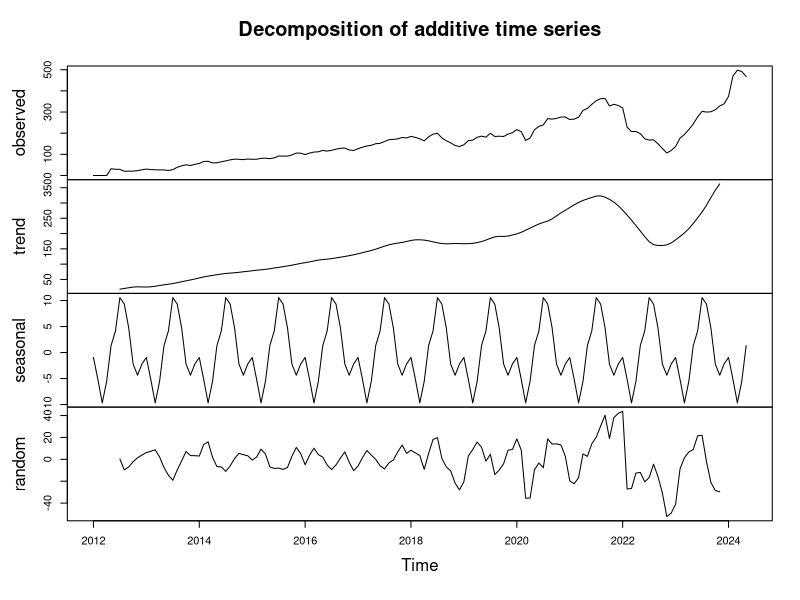
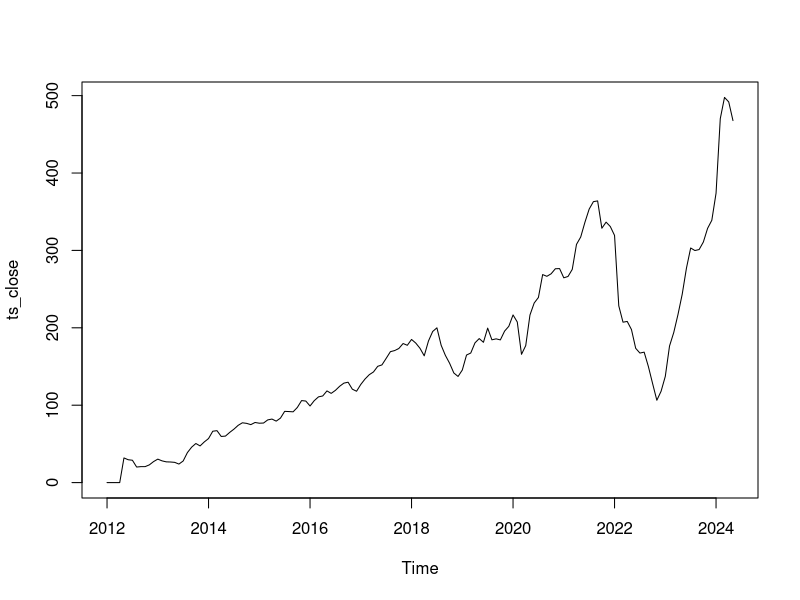
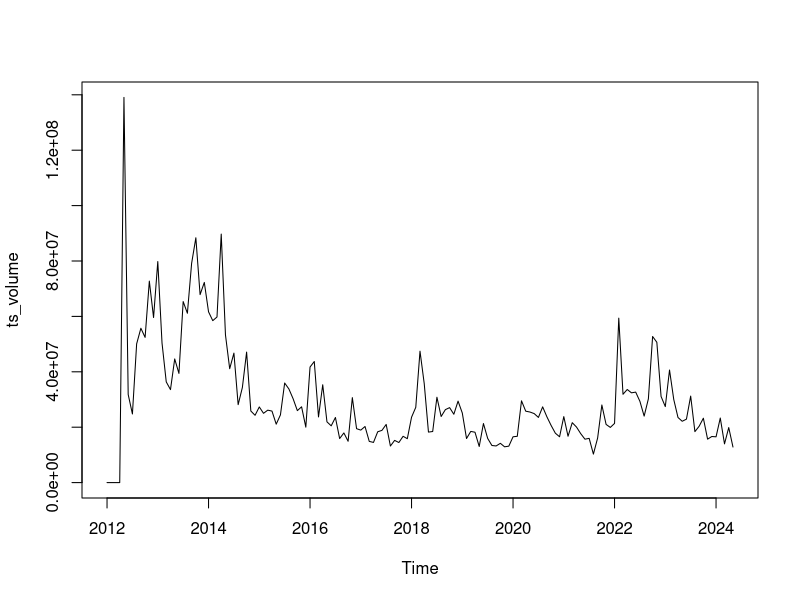
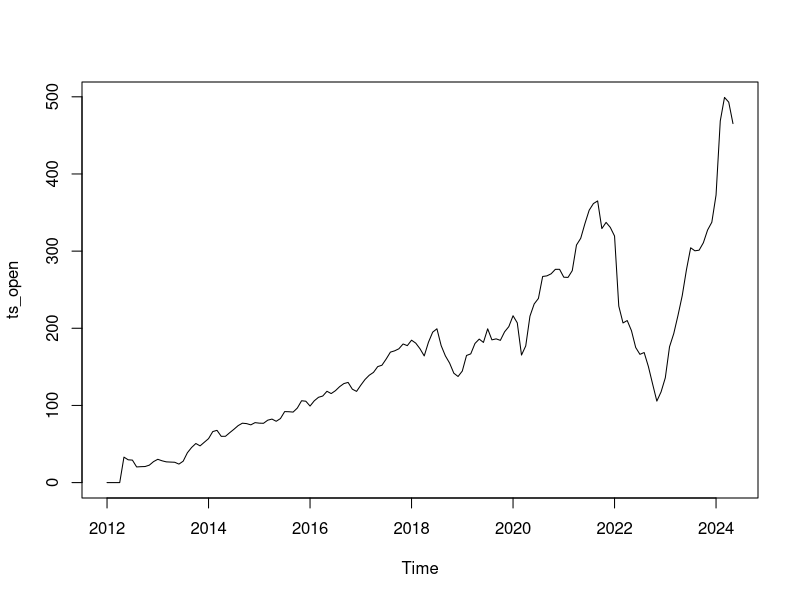
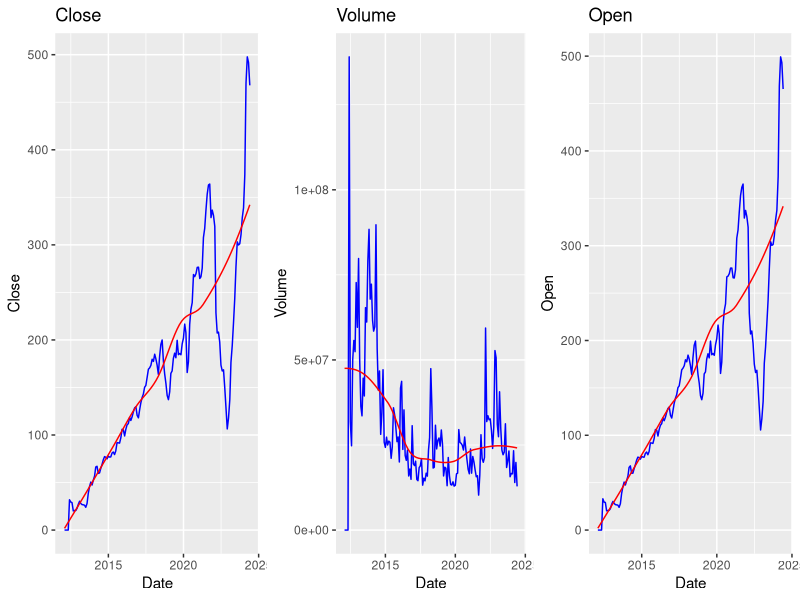

Write R code to recreate these figures, in order. (Note: this script raises an error after producing the figures.)
library(tidyverse)
library(lubridate)
library(forecast)
library(gridExtra)
library(ggplot2)

#---------------------------------------------------------------------------
data <- read.csv("./monthly_averages.csv")

# Převod datumu na správný datový typ Date
data <- data %>%
  mutate(Date = as.Date(Date, format="%Y-%m-%d"))
data <- data %>%
  arrange(Date) # seřazení datumu

data

# Date - datum den
# Open - Cena otevření
# High - Nejvyšší cena dne
# Low - Nejnižší cena dne
# Close - Cena, kdy se trh uzavíral
# Adj. Close - Zpřesněná uzavírací cena
# Volume - Suma, za kolik se tradovalo v daný den

# Převedu data do objektu časové řady
ts_data <- ts(data, start = c(2012, 1), frequency = 12)  # roční pro všechny hodnoty Mety
ts_data

ts_data <- ts(data$Close, start = c(year(min(data$Date)), month(min(data$Date))), frequency = 12) # ročí - pro hodnotu Close
ts_data_quarterly <- aggregate(ts_data, nfrequency=4, FUN=mean) # kvartál - mean(ni -> ni+3)

# výstupy
ts_data
ts_data_quarterly

# dekompozice časové řady
decomposed <- decompose(ts_data)

# vizualizace
plot(decomposed)

#---------------------------------------------------------------------------
# Budeme porovnávat - náhled do dat
# 1. vytvoříme Time Series pro dané proměnné
ts_close <- ts(data$Close, start = c(year(min(data$Date)), month(min(data$Date))), frequency = 12) # ročí - pro hodnotu Close
ts_volume <- ts(data$Volume, start = c(year(min(data$Date)), month(min(data$Date))), frequency = 12) # ročí - pro hodnotu Volume
ts_open <- ts(data$Open, start = c(year(min(data$Date)), month(min(data$Date))), frequency = 12) # ročí - pro hodnotu Volume

plot(ts_close)
plot(ts_volume)
plot(ts_open)

# grafy jedotlivých proměnných s vyhlazením
p1 <- ggplot(data, aes(x = Date, y = Close)) +
  geom_line(color = "blue") +
  geom_smooth(method = "loess", color = "red", se = FALSE, size = 0.5) +
  ggtitle("Close")

p2 <- ggplot(data, aes(x = Date, y = Volume)) +
  geom_line(color = "blue") +
  geom_smooth(method = "loess", color = "red", se = FALSE, size = 0.5) +
  ggtitle("Volume")

p3 <- ggplot(data, aes(x = Date, y = Open)) +
  geom_line(color = "blue") +
  geom_smooth(method = "loess", color = "red", se = FALSE, size = 0.5) +
  ggtitle("Open")

# zobrazení
grid.arrange(p1, p2, p3, ncol = 3)

#---------------------------------------------------------------------------
# 2. Dekompozice
decomposed_close <- decompose(ts_close, type = "multiplicative")
decomposed_volume <- decompose(ts_volume, type = "multiplicative")
decomposed_open <- decompose(ts_open, type = "multiplicative")
# plotneme pro vizualizaci trendu, sezony....


# Vizualizace dekompozice
plot(decomposed_close, main = "Dekompozice Close Price")
plot(decomposed_volume, main = "Dekompozice Volume")
plot(decomposed_open, main = "Dekompozice Open Price")


#---------------------------------------------------------------------------
# 3. Analýza

# Autokorelační funkce
residual_close <- decomposed_close$random
residual_close <- na.omit(residual_close)
acf(residual_close, main="ACF pro close")


residual_open <- decomposed_open$random
residual_open <- na.omit(residual_open)
acf(residual_open, main="ACF pro open")
# Open a close vykazují téměř stejné hodnoty autokorelace, téměř se nedostaneme 
# nad prahovou hodnotu



residual_volume <- decomposed_volume$random
residual_volume <- na.omit(residual_volume)
acf(residual_volume, main="ACF pro volume")
# U složky volume můžeme pozorovat významnou autokorelaci, která vyznačuje
# přítomnost krátkodobých závislostí.
# V dlouhodobém trendu se již nacházíme pod prahovou hodnotou 


#---------------------------------------------------------------------------
# Jednoduché exponenciální vyrovnání

ses_close <- ses(data$Close, h = 12)
ses_open <- ses(data$Open, h = 12)
ses_volume <- ses(data$Volume, h = 12)

# Nahrání výsledků k půlvodnímu datasetu
data <- data %>%
  mutate(SES_Close = fitted(ses_close),
         SES_Open = fitted(ses_open),
         SES_Volume = fitted(ses_volume))

# Vizualizace
p4 <- ggplot(data, aes(x = Date)) +
  geom_line(aes(y = Close), color = "blue") +
  geom_line(aes(y = SES_Close), color = "purple", size = 1) +
  labs(title = "Close s vyhazením Simple Exponential Smoothing", x = "Date", y = "Close Price")

p5 <- ggplot(data, aes(x = Date)) +
  geom_line(aes(y = Volume), color = "blue") +
  geom_line(aes(y = SES_Volume), color = "purple", size = 1) +
  labs(title = "Volume s vyhlazením Simple Exponential Smoothing", x = "Date", y = "Volume")

p6 <- ggplot(data, aes(x = Date)) +
  geom_line(aes(y = Open), color = "blue") +
  geom_line(aes(y = SES_Open), color = "purple", size = 1) +
  labs(title = "Open Price s vyhlazením Simple Exponential Smoothing", x = "Date", y = "Open Price")

# Zobrazení grafů vedle sebe
grid.arrange(p4, p5, p6, ncol = 1)


#---------------------------------------------------------------------------
# Vytvoření modelu sezónnosti pomocí tslm

# Model sezónnosti pro Close
model_close <- tslm(ts_close ~ trend + season)
summary(model_close)

# Model sezónnosti pro Open
model_open <- tslm(ts_open ~ trend + season)
summary(model_open)

# Model sezónnosti pro Volume
model_volume <- tslm(ts_volume ~ trend + season)
summary(model_volume)

#---------------------------------------------------------------------------
# Předpověď pomocí modelu sezónnosti
fc_close <- forecast(model_close, h = 12)
fc_open <- forecast(model_open, h = 12)
fc_volume <- forecast(model_volume, h = 12)

#---------------------------------------------------------------------------
# Vizualizace výsledků modelu a předpovědi
p7 <- autoplot(fc_close) +
  labs(title = "Předpověď pro Close Price", x = "Date", y = "Close Price")

p8 <- autoplot(fc_open) +
  labs(title = "Předpověď pro Open Price", x = "Date", y = "Open Price")

p9 <- autoplot(fc_volume) +
  labs(title = "Předpověď pro Volume", x = "Date", y = "Volume")

# Zobrazení grafů vedle sebe
grid.arrange(p7, p8, p9, ncol = 1)
